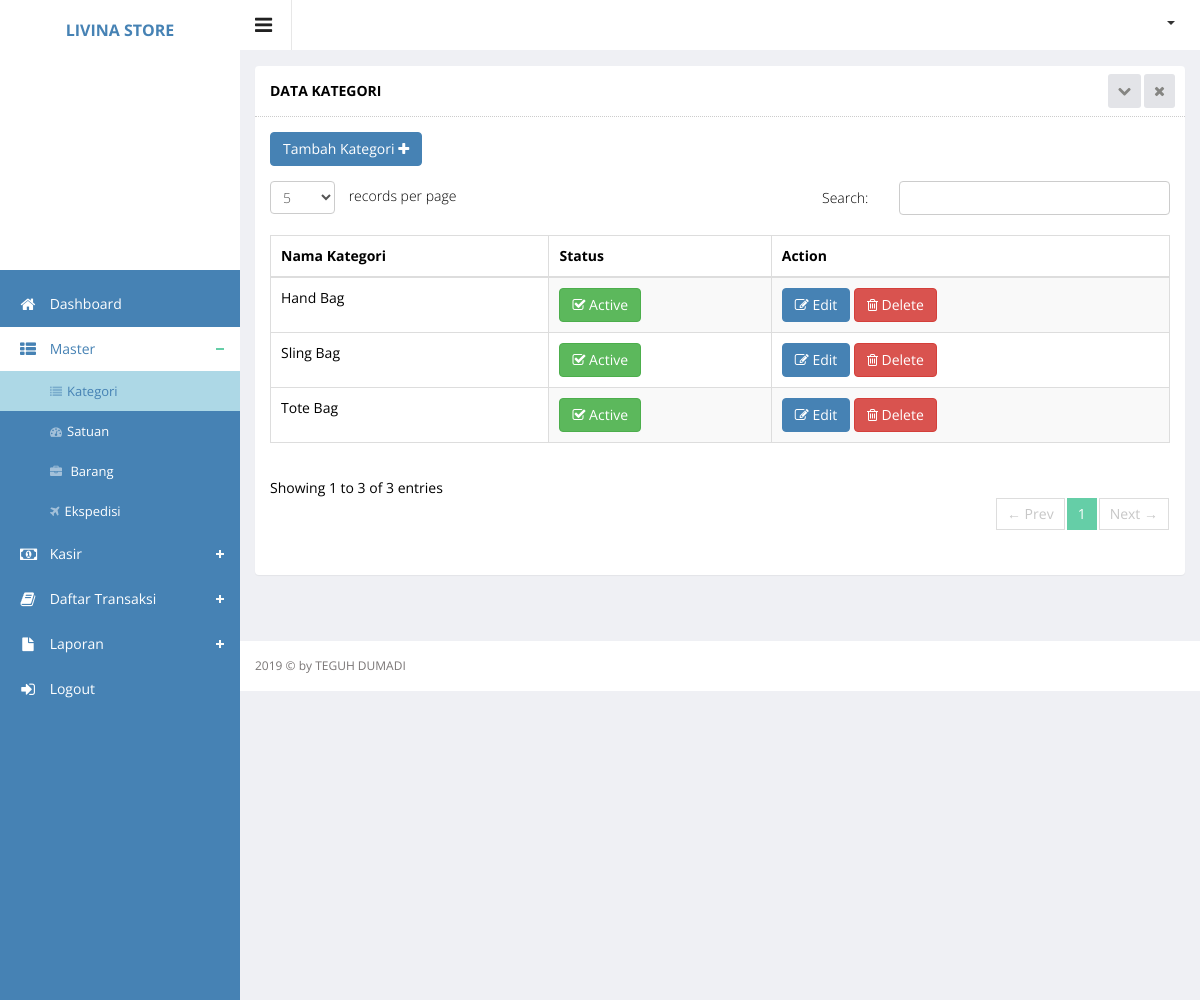
The app's page /index.php?hal=master/category/list (signed in), older data.
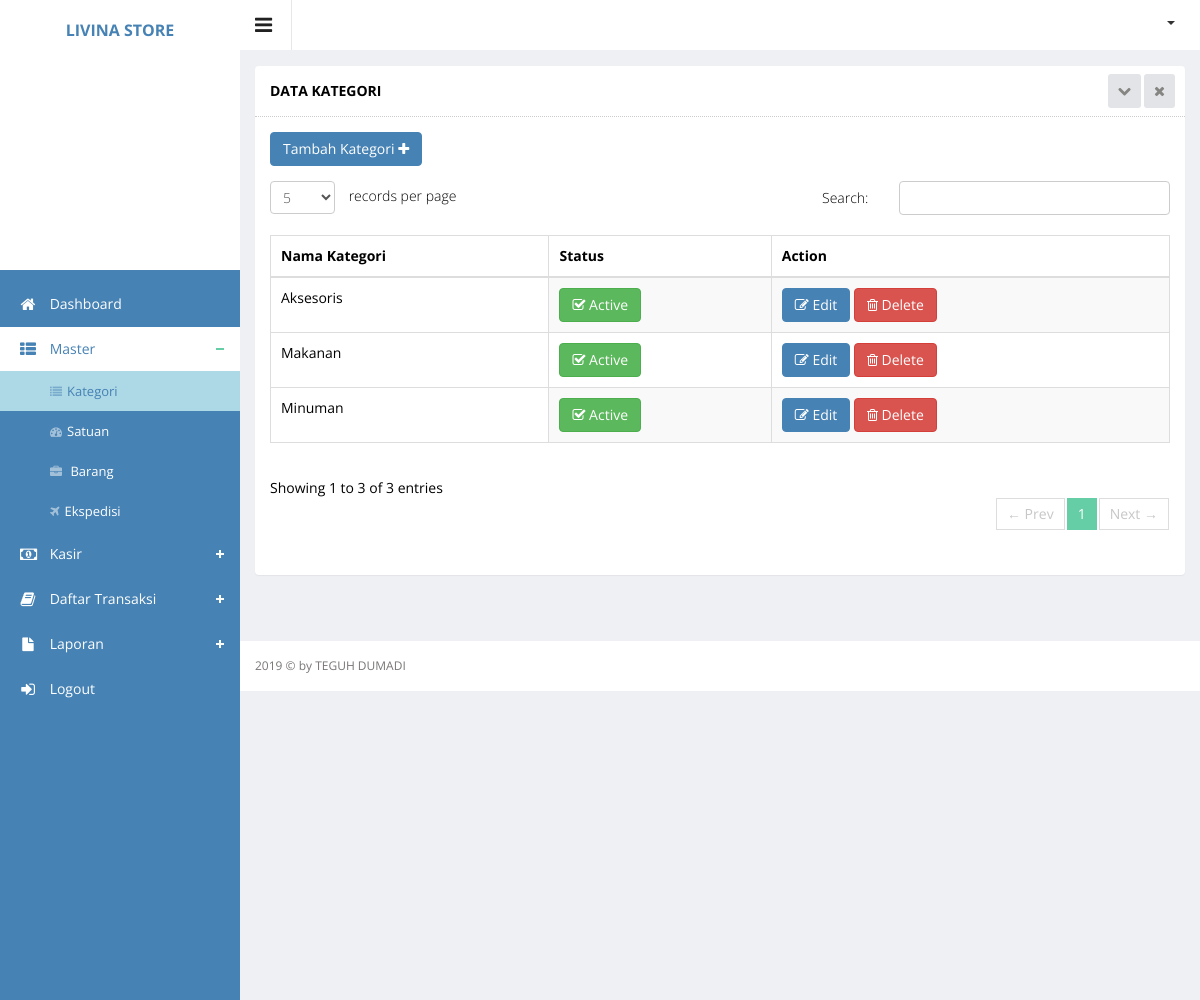
The same page, newer data.
### tables this page shows
CREATE TABLE `category` (
  `category_id` int(11) NOT NULL,
  `category_name` varchar(250) DEFAULT NULL,
  `category_status` enum('Y','N') DEFAULT NULL
);

### master/category/list.php (the view, shortened to what this page needs)
<div class="wrapper">
    <div class="row">
        <div class="col-sm-12">
            <section class="panel">
                <header class="panel-heading">
                    Data KAtegori
                    <span class="tools pull-right">
                        <a href="javascript:;" class="fa fa-chevron-down"></a>
                        <a href="javascript:;" class="fa fa-times"></a>
                     </span>
                </header>
                <div class="panel-body">
                    <div class="adv-table editable-table ">
                        <div class="clearfix">
                            <div class="btn-group">
                                <a href="?hal=master/category/add">
                                    <button data-toggle="modal" class="btn btn-primary">
                                        Tambah Kategori <i class="fa fa-plus"></i>
                                    </button>
                                </a>
                            </div>
                        </div>
                        <table class="table table-striped table-hover table-bordered" id="editable-sample">
                            <thead>
                            <tr>
                                <th>Nama Kategori</th>
                                <th>Status</th>
                                <th>Action</th>
                            </tr>
                            </thead>
                            <tbody>
                            <?php
                            $queryCategory = $connect->query("SELECT * FROM category ORDER BY category_id DESC");
                            while ($rowCategory = mysqli_fetch_array($queryCategory)) {
                                ?>
                                <tr class="">
                                    <td><?php echo $rowCategory['category_name']; ?></td>
                                    <td><?php if ($rowCategory['category_status'] == 'Y') { ?>
                                            <button class="btn btn-success" type="submit"><i
                                                        class="fa fa-check-square-o"></i> Active
                                            </button>
                                        <?php } else { ?>
                                            <button class="btn btn-danger" type="submit"><i class="fa fa-ban"></i> Not
                                                Active
                                            </button>
                                        <?php } ?></td>
                                    <td>
                                        <a href="?hal=master/category/edit&id=<?php echo $rowCategory['category_id']; ?>">
                                            <button class="btn btn-primary" type="submit"><i class="fa fa-edit"></i>
                                                Edit
                                            </button>
                                        </a>
                                        <a href="?hal=master/category/list&hapus=<?php echo $rowCategory['category_id']; ?>">
                                            <button class="btn btn-danger" type="submit" name="hapus"><i
                                                        class="fa fa-trash-o"></i> Delete
                                            </button>
                                        </a>
                                    </td>
                                </tr>
                            <?php } ?>
                            </tbody>
                        </table>
                    </div>
                </div>
            </section>
        </div>
    </div>
</div>

Row changes from the older to the newer data that the page shows:
removed category: category_name "Hand Bag", category_status "Y" (drawn)
added category: category_name "Aksesoris", category_status "Y" (drawn)
changed category: category_name "Sling Bag" → "Minuman"
changed category: category_name "Tote Bag" → "Makanan"
